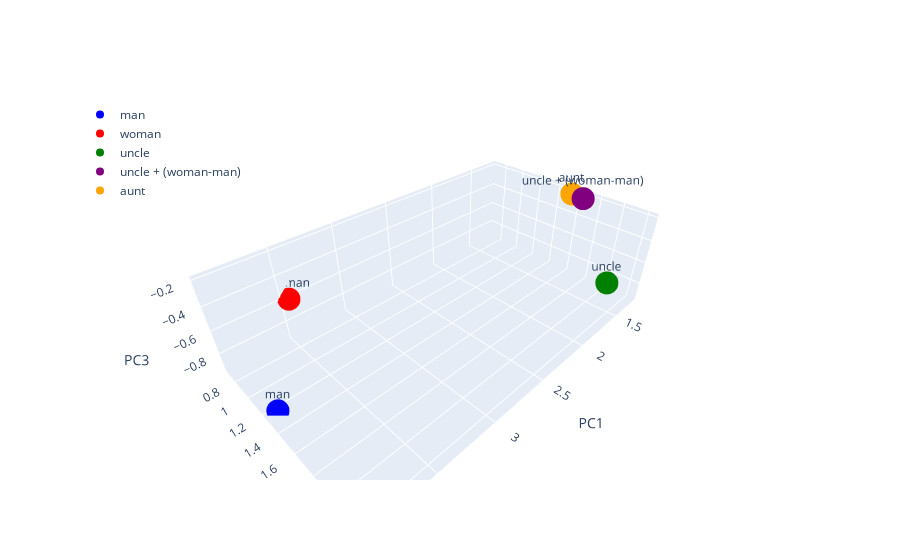

Write notebook code for a chart like this one.
### Code cell
import plotly.graph_objs as go

# Prepare data for Plotly
points = {
    'man': (man_3d, 'blue'),
    'woman': (woman_3d, 'red'),
    'uncle': (uncle_3d, 'green'),
    'uncle + (woman-man)': (uncle_plus_w2m_3d, 'purple'),
    'aunt': (aunt_3d, 'orange')
}

data = []
for label, (coords, color) in points.items():
    data.append(go.Scatter3d(
        x=[coords[0]], y=[coords[1]], z=[coords[2]],
        mode='markers+text',
        marker=dict(size=8, color=color),
        text=[label],
        textposition='top center',
        name=label
    ))

layout = go.Layout(
    scene=dict(
        xaxis_title='PC1',
        yaxis_title='PC2',
        zaxis_title='PC3'
    ),
    legend=dict(x=0, y=1)
)

fig_plotly = go.Figure(data=data, layout=layout)
fig_plotly.show()

### Figure 1 — Plotly figure (JSON) as saved in the notebook; plotly's stock layout.template omitted (floating-point values rounded to 4 significant figures)
{"data": [{"marker": {"color": "blue", "size": 8}, "mode": "markers+text", "name": "man", "text": ["man"], "textposition": "top center", "type": "scatter3d", "x": [3.92], "y": [1.255], "z": [-0.9435]}, {"marker": {"color": "red", "size": 8}, "mode": "markers+text", "name": "woman", "text": ["woman"], "textposition": "top center", "type": "scatter3d", "x": [3.46], "y": [0.7041], "z": [-0.5929]}, {"marker": {"color": "green", "size": 8}, "mode": "markers+text", "name": "uncle", "text": ["uncle"], "textposition": "top center", "type": "scatter3d", "x": [1.717], "y": [2.229], "z": [-0.5578]}, {"marker": {"color": "purple", "size": 8}, "mode": "markers+text", "name": "uncle + (woman-man)", "text": ["uncle + (woman-man)"], "textposition": "top center", "type": "scatter3d", "x": [1.257], "y": [1.678], "z": [-0.2073]}, {"marker": {"color": "orange", "size": 8}, "mode": "markers+text", "name": "aunt", "text": ["aunt"], "textposition": "top center", "type": "scatter3d", "x": [1.267], "y": [1.575], "z": [-0.1951]}], "layout": {"legend": {"x": 0, "y": 1}, "scene": {"xaxis": {"title": {"text": "PC1"}}, "yaxis": {"title": {"text": "PC2"}}, "zaxis": {"title": {"text": "PC3"}}}}}
